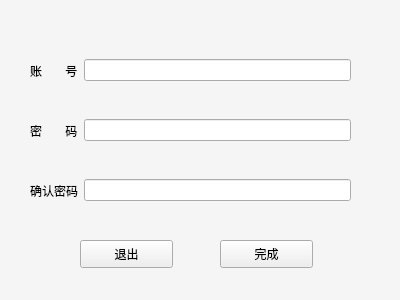
<?xml version="1.0" encoding="UTF-8"?>
<ui version="4.0">
 <class>reg</class>
 <widget class="QWidget" name="reg">
  <property name="geometry">
   <rect>
    <x>0</x>
    <y>0</y>
    <width>400</width>
    <height>300</height>
   </rect>
  </property>
  <property name="windowTitle">
   <string>注册</string>
  </property>
  <property name="windowIcon">
   <iconset resource="pic.qrc">
    <normaloff>:/app_icon.ico</normaloff>:/app_icon.ico</iconset>
  </property>
  <widget class="QWidget" name="horizontalWidget" native="true">
   <property name="geometry">
    <rect>
     <x>30</x>
     <y>50</y>
     <width>321</width>
     <height>41</height>
    </rect>
   </property>
   <layout class="QHBoxLayout" name="horizontalLayout">
    <item>
     <widget class="QLabel" name="label_3">
      <property name="text">
       <string>账       号</string>
      </property>
     </widget>
    </item>
    <item>
     <widget class="QLineEdit" name="le_account"/>
    </item>
   </layout>
  </widget>
  <widget class="QWidget" name="horizontalWidget_2" native="true">
   <property name="geometry">
    <rect>
     <x>30</x>
     <y>110</y>
     <width>321</width>
     <height>41</height>
    </rect>
   </property>
   <layout class="QHBoxLayout" name="horizontalLayout_2">
    <item>
     <widget class="QLabel" name="label_4">
      <property name="text">
       <string>密       码</string>
      </property>
     </widget>
    </item>
    <item>
     <widget class="QLineEdit" name="le_password"/>
    </item>
   </layout>
  </widget>
  <widget class="QWidget" name="horizontalWidget_3" native="true">
   <property name="geometry">
    <rect>
     <x>30</x>
     <y>170</y>
     <width>321</width>
     <height>41</height>
    </rect>
   </property>
   <layout class="QHBoxLayout" name="horizontalLayout_3">
    <item>
     <widget class="QLabel" name="label_5">
      <property name="text">
       <string>确认密码</string>
      </property>
     </widget>
    </item>
    <item>
     <widget class="QLineEdit" name="le_pasw_c"/>
    </item>
   </layout>
  </widget>
  <widget class="QPushButton" name="bt_finish">
   <property name="geometry">
    <rect>
     <x>220</x>
     <y>240</y>
     <width>93</width>
     <height>28</height>
    </rect>
   </property>
   <property name="text">
    <string>完成</string>
   </property>
  </widget>
  <widget class="QPushButton" name="bt_exit">
   <property name="geometry">
    <rect>
     <x>80</x>
     <y>240</y>
     <width>93</width>
     <height>28</height>
    </rect>
   </property>
   <property name="text">
    <string>退出</string>
   </property>
  </widget>
  <widget class="QWidget" name="widget" native="true">
   <property name="geometry">
    <rect>
     <x>-11</x>
     <y>-10</y>
     <width>441</width>
     <height>331</height>
    </rect>
   </property>
   <property name="styleSheet">
    <string notr="true">border-image: url(:/bg1.jpg);</string>
   </property>
  </widget>
  <widget class="QWidget" name="widget_2" native="true">
   <property name="geometry">
    <rect>
     <x>-10</x>
     <y>-1</y>
     <width>411</width>
     <height>301</height>
    </rect>
   </property>
   <property name="styleSheet">
    <string notr="true">background-color: rgba(255, 255, 255, 100);</string>
   </property>
  </widget>
  <zorder>widget</zorder>
  <zorder>widget_2</zorder>
  <zorder>bt_exit</zorder>
  <zorder>bt_finish</zorder>
  <zorder>horizontalWidget</zorder>
  <zorder>horizontalWidget_2</zorder>
  <zorder>horizontalWidget_3</zorder>
 </widget>
 <resources>
  <include location="pic.qrc"/>
 </resources>
 <connections/>
</ui>
